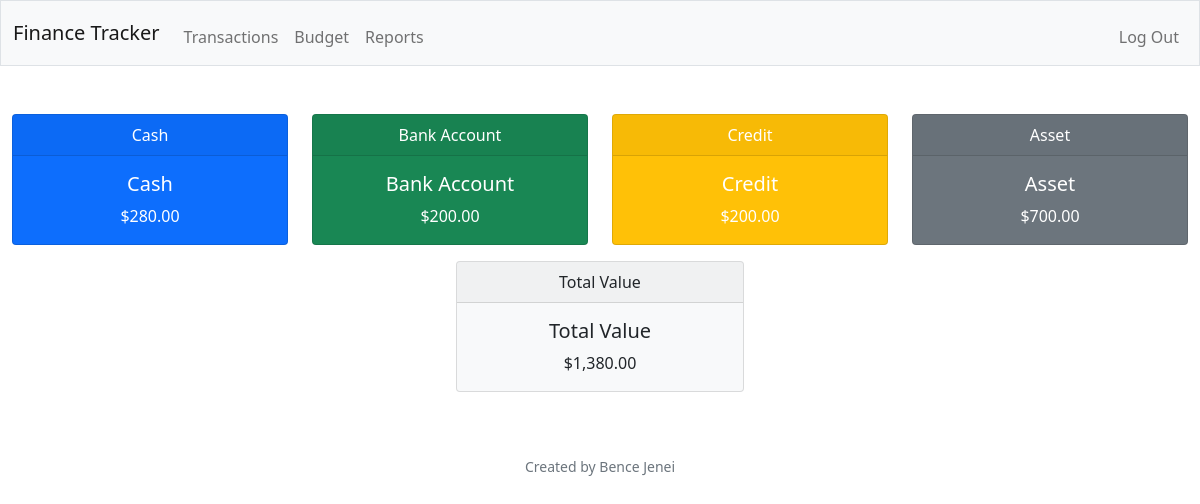
The page / (signed in) on the database as committed earlier.
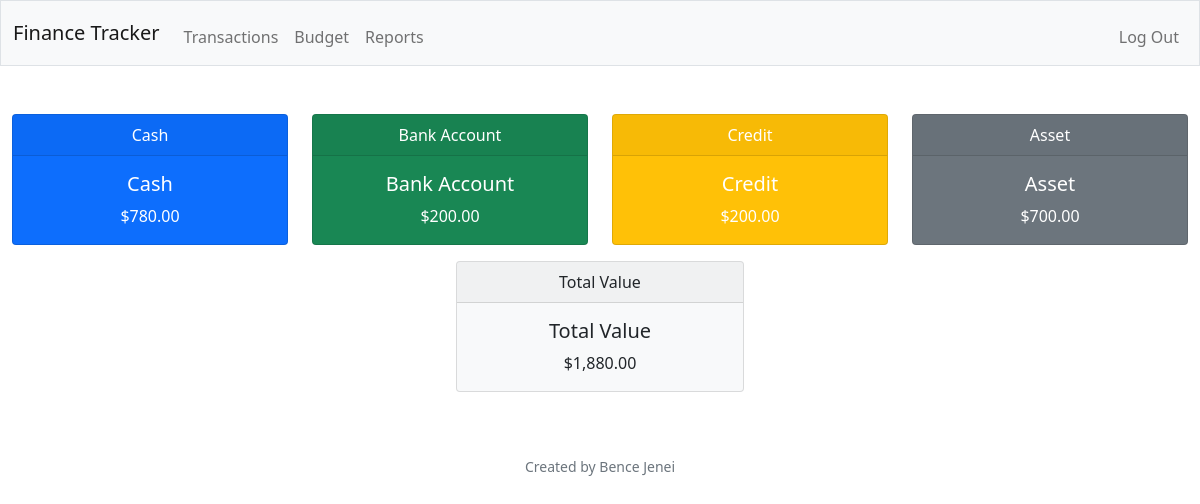
The same page on the database as committed later.
### tables this page shows
CREATE TABLE all_assets (id INTEGER PRIMARY KEY AUTOINCREMENT NOT NULL, username TEXT NOT NULL, transaction_type TEXT NOT NULL, possession_type TEXT NOT NULL, amount NUMERIC NOT NULL, date TIMESTAMP NOT NULL DEFAULT CURRENT_TIMESTAMP);

### app.py (the view)
@app.route('/')
@login_required
def main_page():
    if request.method == "GET":
        connection = sqlite3.connect("testDB.db")
        connection.row_factory = dict_factory
        cur = connection.cursor()
        user_data = cur.execute(   """
                                    SELECT username
                                    FROM users
                                    WHERE id = ?
                                    """
                                    ,(session["user_id"],))
        user = user_data.fetchall()
        username = user[0]["username"]
        dashboard_data = cur.execute(   """
                                        SELECT possession_type, amount
                                        FROM all_assets
                                        WHERE username = ?
                                        """
                                        , (username,))
        dashboard = dashboard_data.fetchall()
        total_value = 0
        for data in dashboard:
            total_value += int(data["amount"])
        cash_amount = 0
        asset_amount = 0
        bank_account_amount = 0
        credit_amount = 0
        for data in dashboard:
            if data["possession_type"] == "Cash" :
                cash_amount = data["amount"]
            elif data["possession_type"] == "Asset" :
                asset_amount = data["amount"]
            elif data["possession_type"] == "Bank Account" :
                bank_account_amount = data["amount"]
            else:
                credit_amount = data["amount"]
        connection.close()
    return render_template("main_page.html", credit_amount = credit_amount ,
                                             total_value=total_value, cash_amount=cash_amount,
                                             asset_amount=asset_amount , bank_account_amount=bank_account_amount, )

### app.py (called while the page is built)
def dict_factory(cursor, row):
    fields = [column[0] for column in cursor.description]
    return {key: value for key, value in zip(fields, row)}

### helpers.py (called while the page is built)
def login_required(f):
    @wraps(f)
    def decorated_function(*args, **kwargs):
        if session.get('user_id') is None:
            return redirect('/login')
        return f(*args, **kwargs)
    return decorated_function

def usd(amount):
    return f"${amount:,.2f}"

### templates/main_page.html (shortened to what this page needs)
{% extends "layout.html" %}
{% block main %}
<div class="row row-cols-1 row-cols-md-4 g-4">
  <div class="col">
    <div class="card text-white bg-primary mb-3" style="max-width: 18rem;">
      <div class="card-header">Cash</div>
      <div class="card-body">
        <h5 class="card-title">Cash</h5>
        <p class="card-text">{{ cash_amount | usd }}</p>
      </div>
    </div>
  </div>
  <div class="col">
    <div class="card text-white bg-success mb-3" style="max-width: 18rem;">
      <div class="card-header">Bank Account</div>
      <div class="card-body">
        <h5 class="card-title">Bank Account</h5>
        <p class="card-text">{{ bank_account_amount | usd }}</p>
      </div>
    </div>
  </div>
  <div class="col">
    <div class="card text-white bg-warning mb-3" style="max-width: 18rem;">
      <div class="card-header">Credit</div>
      <div class="card-body">
        <h5 class="card-title">Credit</h5>
        <p class="card-text">{{ credit_amount | usd }}</p>
      </div>
    </div>
  </div>
  <div class="col">
    <div class="card text-white bg-secondary mb-3" style="max-width: 18rem;">
      <div class="card-header">Asset</div>
      <div class="card-body">
        <h5 class="card-title">Asset</h5>
        <p class="card-text">{{ asset_amount | usd }}</p>
      </div>
    </div>
  </div>
</div>
  <div class="d-block">
    <div class="card text-dark bg-light mb-3 mx-auto" style="max-width: 18rem;">
      <div class="card-header">Total Value</div>
      <div class="card-body">
        <h5 class="card-title">Total Value</h5>
        <p class="card-text">{{ total_value | usd }}</p>
      </div>
    </div>
  </div>
{% endblock %}

Rows that differ between the two databases and show on the page:
changed all_assets (number 1 of 2 on the later page): amount "$280.00" → "$780.00"
Other text that changed with them:
{{ total_value | usd }}: "$1,380.00" → "$1,880.00"
